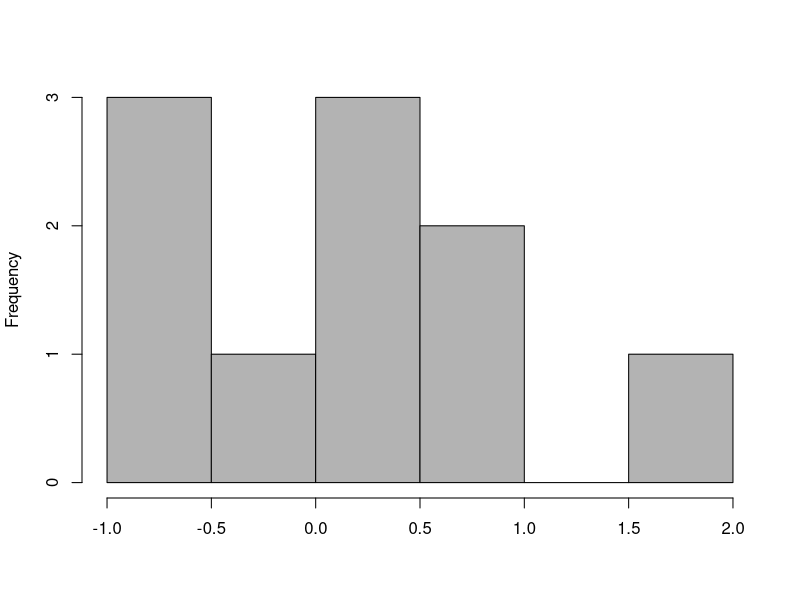

Write the R code that produced this figure.
## ---- chunk 1
knitr::knit_hooks$set(crop = knitr::hook_pdfcrop)

knitr::opts_chunk$set(
  echo = FALSE,
  fig.width = 2.3,
  fig.height = 2.1,
  dev = "pdf",
  dev.args = list(pointsize = 8),
  crop = TRUE
)

options(digits = 3)
## ---- chunk 2
set.seed(1)
hist(rnorm(10), col = "grey70", xlab = "", main = "")
